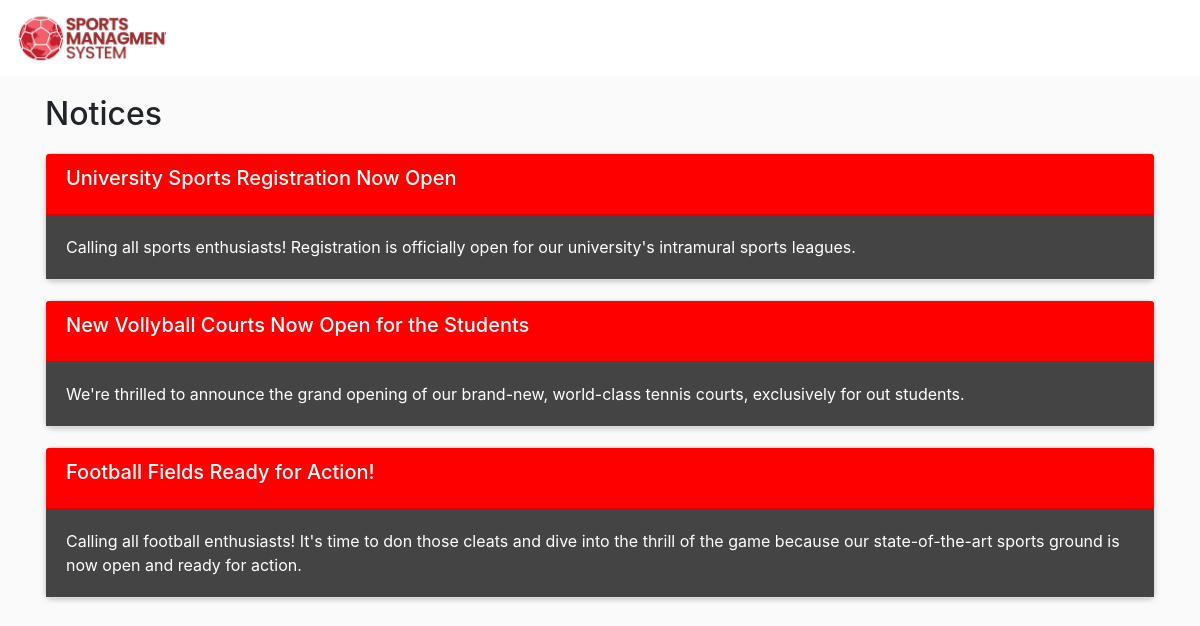
The page /notices.php on the database its author committed.
### tables this page shows
CREATE TABLE `news` (
  `id` int(11) NOT NULL,
  `important` tinyint(1) DEFAULT NULL,
  `newsTitle` text DEFAULT NULL,
  `newsBody` longtext DEFAULT NULL
);

### notices.php (the view, shortened to what this page needs)
<!DOCTYPE html>
<html>
<head>
    <link rel="stylesheet" href="assets/css/style.css">
    <link rel="stylesheet" href="https://cdn.jsdelivr.net/npm/bootstrap@4.6.2/dist/css/bootstrap.min.css">
</head>
<body>
    <header>
        <nav class="navbar navbar-expand-md navbar-light">
            <a class="navbar-brand" href="index.php">
                <div class="logo"></div>
            </a>
        </nav>
    </header>
    <div class="container-fluid">
        <div class="container">
            <h2 >Notices</h2>
            <?php
            include 'db_config.php';
            $noticesQuery = "SELECT newsTitle, newsBody FROM news";
            $noticesResult = $conn->query($noticesQuery);
            while ($notice = $noticesResult->fetch_assoc()) {
                echo '<div class="card notice-card">';
                echo '<div class="card-header">';
                echo '<h5 class="card-title">' . $notice['newsTitle'] . '</h5>';
                echo '</div>';
                echo '<div class="card-body">';
                echo '<p class="card-text">' . $notice['newsBody'] . '</p>';
                echo '</div>';
                echo '</div>';
            }
            ?>
        </div>
    </div>
</body>
</html>

### assets/css/style.css (style rules this page uses)
:root { --primary-bg-color: #db3725; --primary-title-color: #fed81b; --primary-text-color: #db3725; --slider-title-color: #fed81b; --slider-bg-color: #fed81b; }
html,body { margin: 0; padding: 0; border: none; box-sizing: border-box; font-family: 'Open-sans', sans-serif; }
nav { margin: 0 auto; max-width: 1400px; }
header { background-color: #ffffff; }
.logo { width: 150px; height: 50px; background: url("../img/logo.jpg"); background-size: cover; }

### notices.php (style rules this page uses)
.notice-card { margin: 20px 0; border: 1px solid #ddd; border-radius: 8px; box-shadow: 0 2px 5px rgba(0, 0, 0, 0.2); transition: transform 0.2s; }
.card-header { background-color: red; }
.card-title { color: #fff; }
.card-body { color: #fff; background-color: #444; }
.container-fluid { background-color: #fafafa; padding-bottom: 20px; padding-top: 20px; position: absolute; top:75px; bottom: 0; z-index: -99; }

### rows shown on the page
news: newsTitle "University Sports Registration Now Open", newsBody "Calling all sports enthusiasts! Registration is officially open for our university's intramural sports leagues."
news: newsTitle "New Vollyball Courts Now Open for the Students", newsBody "We're thrilled to announce the grand opening of our brand-new, world-class tennis courts, exclusively for out students."
news: newsTitle "Football Fields Ready for Action!", newsBody "Calling all football enthusiasts! It's time to don those cleats and dive into the thrill of the game because our state-of-the-art sports ground is now open and ready for action."
